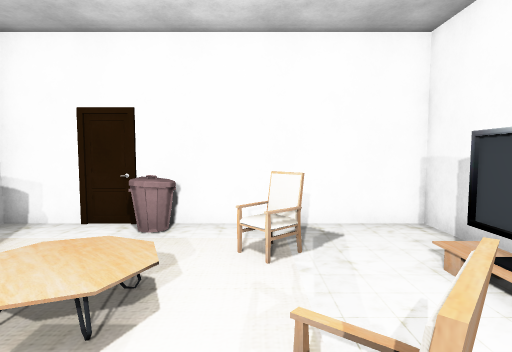
view 1 (above)

12 first-person views from a walk through a Unity game level. The camera is 1.5 m above the floor, tilts 4° down and sees 80° across. The floor is counted in squares, 1 m on a side. Each view is taken from the middle of a square. On the plan, view 1 faces up. The plan holds only what a view shows up to about 15 squares ahead; the rest is blank. The place goes on beyond the plan. The player is left out. Some surface patterns are stand-ins.

view 2
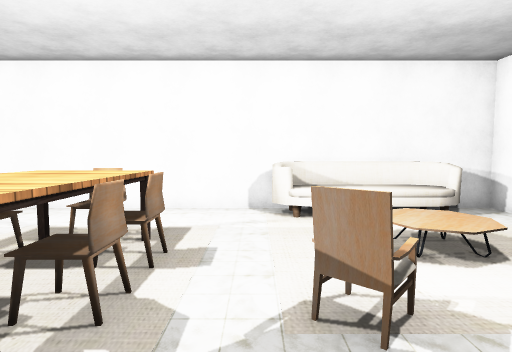

view 3
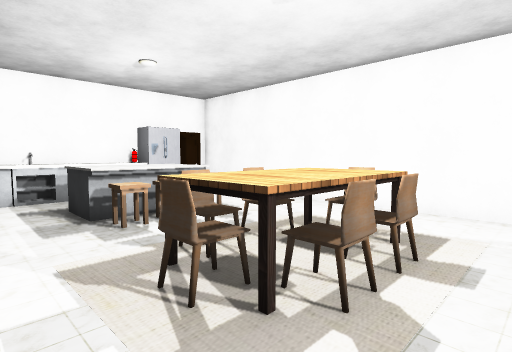

view 4
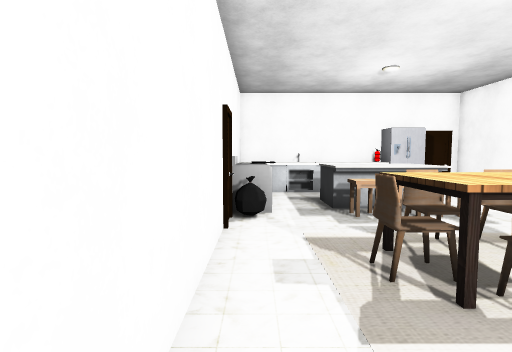

view 5
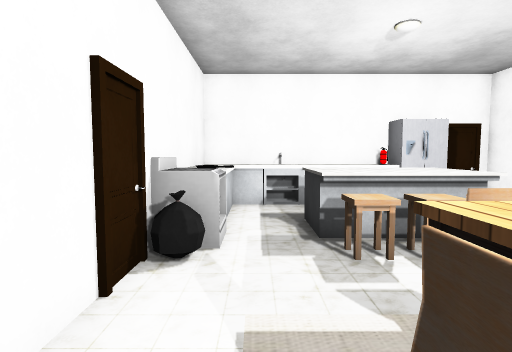

view 6
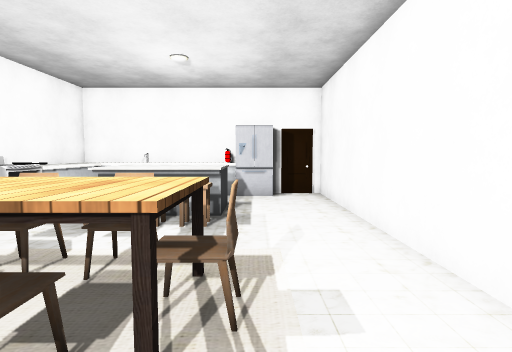

view 7
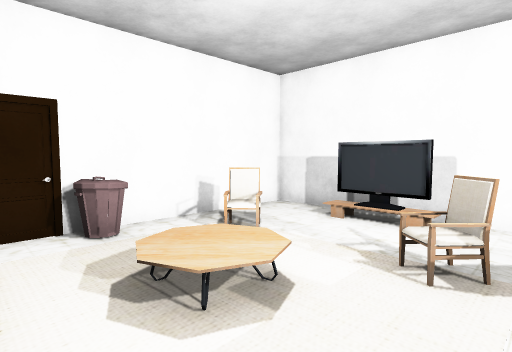

view 8
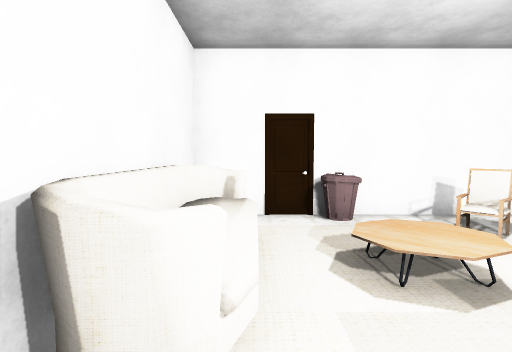

view 9
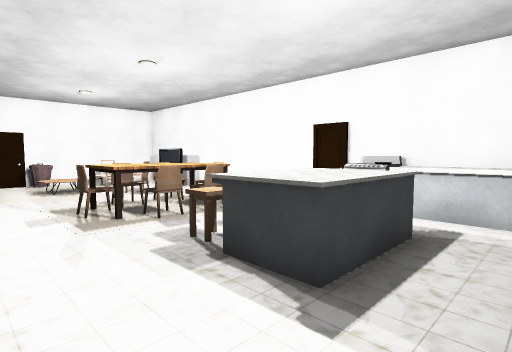

view 10
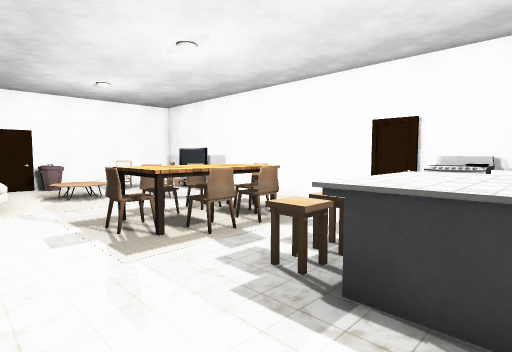

view 11
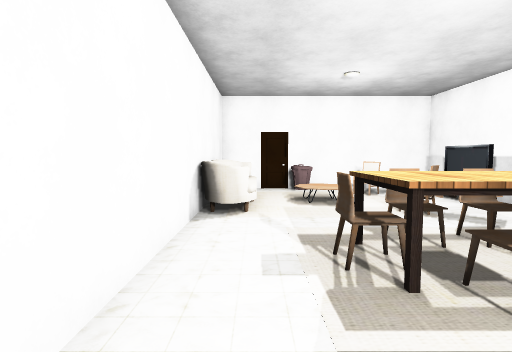

view 12
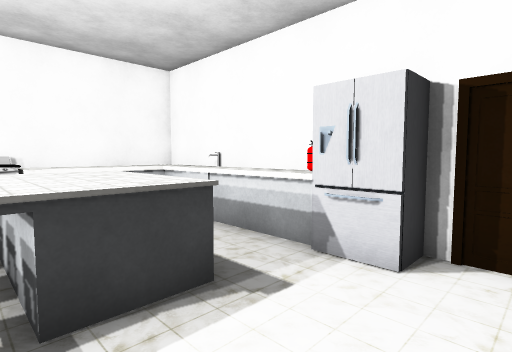

### Floor plan
Key: @ floor where view 1 was taken; # wall or solid block; . floor; ^ raised ledge; O other object.
Columns run from 6 left of view 1 to 4 right of it. Each row starts with its distance up from view 1.
  7 ###########
  6 #...^.....#
  5 #^#...OO..#
  4 #^^...O..O#
  3 #^^.OO...O#
  2 #^^......O#
  1 #^^...OO..#
  0 #.....@...#
 -1 #.........#
 -2 #...OOOO..#
 -3 #..OOOOO..#
 -4 #...OOOO..#
 -5 #.........#
 -6 #...OOO..^#
 -7 #...OOOO.O#
 -8 #...OOOO.##
 -9 #...OOOO.^#
-10 #........^#
-11 #..O#^^^^^#
-12 #########^^

Positions as (right, up) in squares from view 1, and headings:
1: (0, 0), facing up
2: (3, 0), facing left
3: (3, 0), facing down-left
4: (3, 1), facing down
5: (2, -2), facing down
6: (-3, 0), facing down
7: (-4, 0), facing up-right
8: (-4, -1), facing up
9: (-5, -11), facing up-right
10: (-5, -9), facing up-right
11: (-4, -7), facing up
12: (-5, -7), facing down-right
